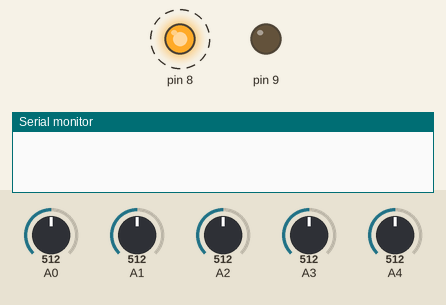
This sketch was run on a simulated Arduino Uno, built with avr-gcc and run on an emulated ATmega328P. Parts: output pins drawn as LEDs (lit = HIGH), the last lines printed to the serial monitor. Dashed ring = blinking. The test bench sets the inputs (shaded band); at power-on: A0 = 512, A1 = 512, A2 = 512, A3 = 512, A4 = 512.

Above: at 0.4 s.
At 2.1 s:
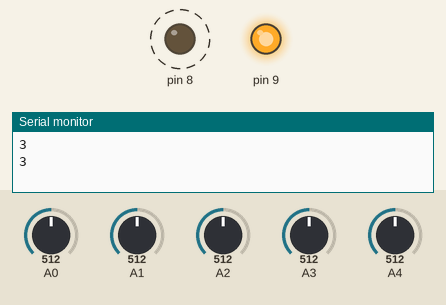
Timing chart, 0 to 3.0 s (numbered marks = the images above):
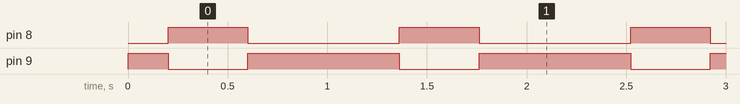

Measured:
- by itself, pin 8: alternates HIGH for 0.40 s and LOW for 0.76 s
- by itself, pin 9: repeats every 1.2 s: LOW 0.40 s, HIGH 0.76 s

The sketch:

sketch_svm.ino
```cpp
#include <avr/pgmspace.h>

#define VEC_DIM 9 // Dimension of the measured feature vectors (number of values which belong to one measurement)
#define SVM_TYPE c_svc // SVM Type from the LibSVM model
#define KERNEL_TYPE rbf // Kernel type from the LibSVM model
#define GAMMA 1 // Gamma value from the LibSVM model
#define NR_CLASS 5 // Number of classes which are distinguished
#define TOTAL_SV 34 // Number of support vectors
const  PROGMEM float rho[] = {0.36276, 0.371906, 0.473969, 0.451522, 0.137938, 0.25699, 0.231955, 0.142067, 0.0977635, -0.0295956};// rho values from the LibSVM model
const int label[] = {0, 1, 2, 3, 4};// Labels from the LibSVM moddel
const int nr_sv[] = {5, 6, 8, 8, 7}; // Number of support vectors for each class

// suppport vectors and alpha values for each class: the support vectors and alpha values are saved in order directly after one another.
 const PROGMEM float yalpha1[5 * (NR_CLASS-1)] = {2.107335316049639, 0, 0.2964265104934171, 0.2295626192109151, 0.05271834980593445, 0.732576868565294, 0.1003888070674556, 0, 0.5958535967753404, 0.3937788597496962, 0.7819447269800799, 0.1095371855556466, 0, 0.6412513842416325, 0.4244461486714203, 0.7736147721476789, 0.1085783037267564, 0, 0.629383488716891, 0.4167085121221615};

 const PROGMEM float sv1[5 * VEC_DIM] = {0.114754, 0.583333, 0.676768, 0.676768, 0.547826, 0.622222, 0.655172, 0.666667, 0.52381, 0.0983607, 0.861111, 0.959596, 0.818182, 0.617391, 0.488889, 0.689655, 0.65, 0.67619, 0.0655738, 0.819444, 0.818182, 0.272727, 0.6, 0.6, 0.568966, 0.75, 0.942857, -0.0819672, 1, 0.959596, 0.434343, 0.513043, 0.533333, 0.534483, 0.766667, 1, 0.196721, 0.694444, 1, 0.555556, 0.46087, 0.533333, 0.551724, 1, 1};

 const PROGMEM float yalpha2[6 * (NR_CLASS-1)] = {0.05271834980593445, -0, -1.736859881676639, -0, -0, -0.3689736056802617, 0.3937788597496962, 0.2591110144046342, 0.8367291914326392, 0.6725956776744122, 0.03482470347779317, 0.7436913873588609, 0.4244461486714203, 0.2646118216882179, 0.8944199942693069, 0.581171811381979, 0.01491533353693937, 0.8116112072253026, 0.4167085121221615, 0.260659683970744, 0.8813026753556298, 0.542198226750192, 0.03873916724600095, 0.8058610806097716};

 const PROGMEM float sv2[6 * VEC_DIM] = {0.196721, 0.694444, 1, 0.555556, 0.46087, 0.533333, 0.551724, 1, 1, 0.47541, 0.0416667, 0.212121, 0.838384, 0.878261, 0.844444, 0.327586, -0.533333, 0.657143, 0.213115, 0.194444, 0.292929, 0.515152, 0.86087, 0.688889, 0.327586, 0.55, 0.333333, 0, -0.263889, 0.636364, 0.636364, 0.756522, 0.488889, 0.310345, -0.45, 0.580952, 0.180328, -0.166667, -0.0909091, 0.515152, 0.86087, 0.488889, 0.517241, -0.316667, 0.714286, 0.262295, 0.472222, -0.232323, 0.414141, 0.86087, 0.444444, 0.293103, -0.566667, 0.809524};

 const PROGMEM float yalpha3[8 * (NR_CLASS-1)] = {-0.3689736056802617, -0.580209308203005, -0.1093331482812802, -0.2916458132181204, -0.3582523908090453, -0.07469041930962894, -0, -0.4159890905458756, 0.7436913873588609, 0.09481529177328665, -0.2795322611114798, -0.5077933408456813, -0.4876216582817534, -0.05530164919925538, -0, -0.5712516571134669, 0.8116112072253026, 0.2223914172017729, 0, 0.8614699454524755, 0.7287595824479804, 0.114259993040315, 0.01592139013398465, 0.8852447089321018, 0.8058610806097716, 0.2295852587515451, 0.1677228201223715, 0.5573917025217557, 0.6785914797644198, 0.1349397367869411, 0, 0.7398007723265512};

 const PROGMEM float sv3[8 * VEC_DIM] = {0.262295, 0.472222, -0.232323, 0.414141, 0.86087, 0.444444, 0.293103, -0.566667, 0.809524, 0.180328, 0.138889, 0.757576, 0.818182, 0.791304, 0.488889, 0.362069, -0.45, 0.638095, 0.0327869, -0.555556, -0.292929, 0.555556, 0.617391, 0.466667, -0.551724, -0.216667, -0.180952, -0.0327869, -0.569444, 0.0707071, 0.272727, 0.478261, 0.355556, -0.603448, -0.35, -0.142857, -0.114754, -0.0277778, -0.79798, 0.373737, 0.513043, -0.266667, -0.517241, -0.883333, -0.828571, -0.0163934, -0.930556, -1, 0.292929, 0.443478, 0.2, -0.775862, -0.566667, -0.104762, -0.327869, -0.847222, -0.313131, 0.656566, 0.530435, 0.266667, -0.465517, -0.55, -0.0666667, -0.0983607, -0.847222, -0.89899, -0.414141, 0.391304, 0.111111, -0.931034, -0.833333, -0.390476};

 const PROGMEM float yalpha4[8 * (NR_CLASS-1)] = {-0.4159890905458756, -0.3557046763627751, -0.2169825936310607, -0.2392642548476636, -0.3445824527086725, -0.04679384247420697, -0.2528992036021554, -0.08260696393925036, -0.5712516571134669, -0.4470083254077771, -0.2932583741622123, -0.3387455342513581, -0.4866186030476229, -0.06331807761542517, -0.3572200832163284, -0.1150603039022681, 0.8852447089321018, 0.6316433502561769, 0.4442323857022434, -0.4354982715915861, -0.567134806996659, -0.03712121172034775, -0.4872541821309158, -0.04596503618660204, 0.7398007723265512, 0.6149817749924394, 0.3542761621387836, 0.4895181806153506, 0.6181825492132028, 0.1174651559860139, 0.4548917961099569, 0.138596628081939};

 const PROGMEM float sv4[8 * VEC_DIM] = {-0.0983607, -0.847222, -0.89899, -0.414141, 0.391304, 0.111111, -0.931034, -0.833333, -0.390476, -0.196721, -0.875, -0.252525, 1, 0.582609, 0.155556, -0.982759, -0.733333, -0.047619, 0, -0.472222, -0.858586, 0.656566, 0.408696, -0.422222, -1, -0.6, -0.714286, -0.836066, -0.625, -0.272727, -0.131313, -0.00869565, -0.955556, 0, -0.2, -0.447619, -0.52459, -0.361111, -0.171717, -1, -1, -0.933333, -0.689655, -0.45, 0.0857143, -0.459016, -0.513889, -0.292929, -0.79798, -1, -0.777778, -0.448276, -0.233333, 0.0666667, -0.819672, -0.263889, -0.212121, 0.111111, -0.513043, -0.355556, -0.689655, 0.116667, -0.295238, -0.918033, -0.944444, -0.414141, -0.69697, -0.217391, -1, -0.534483, -0.516667, -0.561905};

 const PROGMEM float yalpha5[7 * (NR_CLASS-1)] = {-0.08260696393925036, -0.2514909283334567, -0.3704326345542678, -0.3691091649891058, -0.2609971730793799, -0.305120280187051, -0.4167423330825637, -0.1150603039022681, -0.3551621174144381, -0.5216665302776792, -0.5513303355783986, -0.3612923799202565, -0.4267604336201976, -0.5892315361207794, -0.04596503618660204, -0.5834549771827471, -0.77770699261461, -0.74739587754181, -0.4718212422210239, -0.49409104193335, -0.6779610865489653, 0.138596628081939, 0.459624866262384, 0.7024049091483534, 0.6939734027006816, -0.5030685606396823, -0.5689412376525855, -0.781744048817286};

 const PROGMEM float sv5[7 * VEC_DIM] = {-0.918033, -0.944444, -0.414141, -0.69697, -0.217391, -1, -0.534483, -0.516667, -0.561905, -1, -1, -0.79798, -0.454545, -0.321739, -0.622222, -0.62069, -0.383333, -0.447619, -0.459016, -0.222222, 0.252525, -0.313131, -0.2, -0.422222, -0.896552, -0.65, -1, -0.557377, -0.402778, 0.373737, -0.353535, 0.0608696, -0.444444, -0.551724, -0.5, 0.466667, 0.508197, -0.583333, -0.515152, -0.636364, 0.408696, -0.0888889, 0.793103, -0.5, -0.67619, 0.622951, 0.583333, -0.030303, -0.292929, -0.026087, 0.866667, 0.706897, -0.916667, -0.771429, 1, 0.291667, -0.0909091, -0.717172, 1, 1, 0.62069, -0.966667, -0.6};

// the scaling parameters from the scaling file of LibSVM
const int scalePar[] = {-1,1};
const int low[] = {517,544,543,546,733,576,552,526,552};
const int high[] = {639,688,642,645,848,666,668,646,657};
// in this array the votes for the different classes are saved
int result[NR_CLASS]={0};

// all support vectors and alpha values
 float const* const supportVectors[NR_CLASS] PROGMEM = {
sv1, sv2, sv3, sv4, sv5, };
 const float* const valuesForSupport[NR_CLASS] PROGMEM = {
yalpha1, yalpha2, yalpha3, yalpha4, yalpha5, };

// scaling function: in this function the new sensor data which are measured are scaled with help of the data from the scaling file.
void scale(const int* sensor, float* scaledSensor){
  for(int p=0; p<VEC_DIM;p++){
    scaledSensor[p] = (float)scalePar[0] +((float)scalePar[1] -((float)scalePar[0]))*((float)sensor[p]-(float)low[p])/((float)high[p]-(float)low[p]);
  }
}
// prediction of the class to which the newly measured data belongs to.
inline void svm_predict(int sensor[]){
  int recognizedClass = 1;
  float scaledSensor[VEC_DIM];
  scale(sensor,scaledSensor);
  int rhoCounter = 0;

// compare each claas with each other class and let them vote if the problem belongs more likely to the one or to the other class.
  for(int i=0; i<NR_CLASS; i++){
    for(int j=i+1; j<NR_CLASS; j++){
      float accumulator = 0;


      float* sv_class1 = (float*) pgm_read_word(supportVectors + i);
      float* sv_class2 = (float*) pgm_read_word(supportVectors + j);
      float* coeffs1   = (float*) pgm_read_word(valuesForSupport + i) + nr_sv[i] * (j-1);
     float* coeffs2   = (float*) pgm_read_word(valuesForSupport + j) + nr_sv[j] * i;


      accumulator += svm_evaluate(nr_sv[i], coeffs1, sv_class1, scaledSensor);
      accumulator += svm_evaluate(nr_sv[j], coeffs2, sv_class2, scaledSensor);


      float rhoNr = pgm_read_float(rho + rhoCounter);
      accumulator -= rhoNr;


      if (accumulator > 0) {
        result[i]++;
      } else {
        result[j]++;
      }
      rhoCounter++;
    }
  }

   // find out which class has the most votes
  int temp = 0;
  for(int t = 0; t < NR_CLASS; t++){
    if(result[temp] <= result[t]){
      recognizedClass = t;
      temp = t;
    }
  }

  // outpot of the predicted class.
  Serial.println(recognizedClass, DEC);
  delay(500);
  for(int q = 0; q < NR_CLASS; q++){
    result[q]=0;
  }
}
```

measurement.ino
```cpp
#include <avr/pgmspace.h>

// here the data is measured which should be predicted by the SVM
int sensor1, sensor2, sensor3, sensor4, sensor5;
int sensor6, sensor7, sensor8, sensor9;

void setup(){
    Serial.begin(115200);

    pinMode(8,OUTPUT);
    pinMode(9,OUTPUT);

}

void loop(){


    digitalWrite(8,LOW);
    digitalWrite(9,HIGH);


    sensor1 = analogRead(0);
    sensor2 = analogRead(1);
    sensor3 = analogRead(2);
    sensor4 = analogRead(3);
    sensor5 = analogRead(4);

    delay(200);
    digitalWrite(8,HIGH);
    digitalWrite(9,LOW);


    delay(200);

    sensor6 = analogRead(0);
    sensor7 = analogRead(1);
    sensor8 = analogRead(2);
    sensor9 = analogRead(3);

    delay(200);


    digitalWrite(8,LOW);
    digitalWrite(9,HIGH);

    int sensors[9]= {sensor1, sensor2, sensor3, sensor4, sensor5, sensor6, sensor7, sensor8, sensor9};
    // prediction funktion is called with the mesurd data
    svm_predict(sensors);
}
```

rbf_kernel.ino
```cpp
#ifndef VEC_DIM
#error "must define the dimension of vectors."
#endif

#ifndef GAMMA
#error "must define gamma for rbf kernel."
#endif

#include <avr/pgmspace.h>
/*
 * \param u a vector in program memory
 * \param v a vector in main memory
 *
 * \pre the CPP-constant VEC_DIM defines the dimension of support vectors and sensors.
 */
inline float rbf_kernel(float* u, float* v){
  float result=0;
  // calculate squared norm
  for (int j=0; j<VEC_DIM; j++){
    float temp = pgm_read_float(u + j) - v[j];
    result += temp * temp;
  }
  return exp(-GAMMA * result);
}
```

svm_evaluate.ino
```cpp
#ifndef VEC_DIM
#error "must define the dimension of vectors."
#endif

#include <avr/pgmspace.h>

/*
 * Evaluates whether the given measurements in `sensors` belongs to the given class.
 * Computes:
 *
 *     \sum_{i=0}^{n_sv} (coeffs_{i} K(x_i, x)) - \rho
 *
 * \param n_sv     the number of support vectors for this class
 * \param coeffs   an array of `n_sv` coefficients in program memory.
 * \param sv_class an program memory `n_sv` x `VEC_DIM`-array of the support vectors' coordinates in column-major order, i.e. the coordinates of a SV are consecutive values in the array.
 * \param rho      a scalar offset
 * \param sensors  an VEC_DIM array in main memory of the sensor measurements to be evaluated.
 *
 * \pre the CPP-constant VEC_DIM defines the dimension of support vectors and sensors.
 */

inline float svm_evaluate(int n_sv, float* coeffs, float* sv_class, float* sensors){
  float result= 0;
  float* sv_current = sv_class;
  for (int i=0; i<n_sv; i++, sv_current += VEC_DIM){
    float coeff = pgm_read_float(coeffs + i);


    result += coeff * rbf_kernel(sv_current, sensors);

  }

  return result;

}
```
